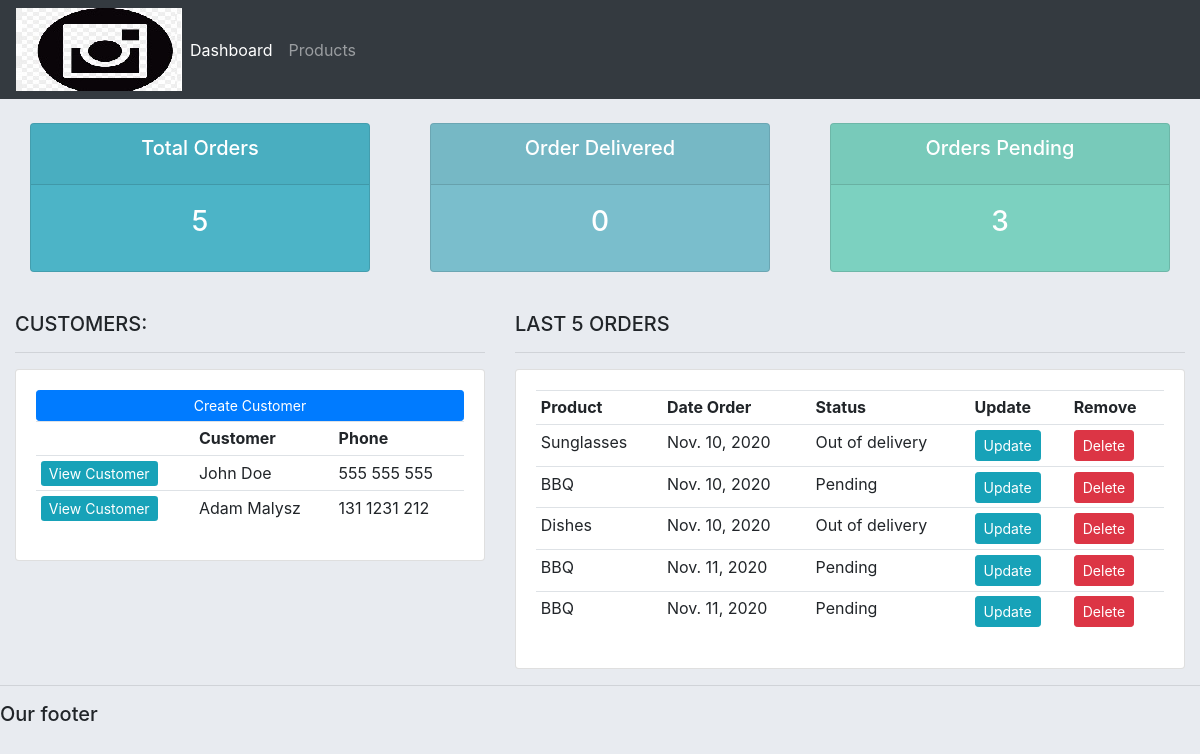
The page / on the database its author committed.
### accounts/models.py (models this page shows, shortened)
class Customer(models.Model):
    name = models.CharField(max_length=255, null=True)
    phone = models.CharField(max_length=255, null=True)
    email = models.CharField(max_length=255, null=True)
    date_created = models.DateField(auto_now_add=True, null=True)

class Order(models.Model):
    STATUS = (
        ('Pending', 'Pending'),
        ('Out of delivery', 'Out of delivery'),
        ('Delivered', 'Delivered')
    )
    customer = models.ForeignKey(
        Customer, null=True, on_delete=models.SET_NULL)
    product = models.ForeignKey(Product, null=True, on_delete=models.SET_NULL)
    date_created = models.DateField(auto_now_add=True, null=True)
    status = models.CharField(
        max_length=255, null=True, choices=STATUS)
    note = models.CharField(max_length=1000, null=True)

class Product(models.Model):
    CATEGORY = (
        ('In Door', 'In Door'),
        ('Out Door', 'Out Door')
    )
    name = models.CharField(max_length=255, null=True)
    price = models.FloatField(null=True)
    category = models.CharField(max_length=255, null=True, choices=CATEGORY)
    description = models.TextField(max_length=500, null=True)
    date_created = models.DateField(auto_now_add=True, null=True)
    tags = models.ManyToManyField(Tag)
    def __str__(self):
        return self.name

### accounts/views.py (the view)
# urls.py: path('', views.home, name='dashboard'),
def home(request):
    oreders = Order.objects.all()
    customers = Customer.objects.all()
    total_customers = customers.count()
    total_orders = oreders.count()
    delivered = oreders.filter(status='Delivered').count()
    pending = oreders.filter(status='Pending').count()
    context = {
        'orders': oreders,
        'customers': customers,
        'total_customers': total_customers,
        'total_orders': total_orders,
        'delivered': delivered,
        'pending': pending,
    }
    return render(request, 'accounts/dashboard.html', context)

### accounts/templates/accounts/dashboard.html
{% extends "accounts/main.html" %}
{% block content %}
{% include "accounts/status.html" %}
<br>
<div class="row">
    <div class="col-md-5">
        <h5>CUSTOMERS:</h5>
        <hr>
        <div class="card card-body">
            <a href="" class="btn btn-primary btn-sm btn-block">Create Customer</a>
            <table class="table table-sm">
                <tr>
                    <th></th>
                    <th>Customer</th>
                    <th>Phone</th>
                </tr>
                {% for customer in customers  %}
                <tr>
                    <td><a class="brn btn-sm btn-info" href=" {% url 'customer' customer.id %}"> View Customer</a></td>
                    <td>{{ customer.name }}</td>
                    <td> {{ customer.phone }}</td>
                </tr>
                {% endfor %}
            </table>
        </div>
    </div>
    <div class="col-md-7">
        <h5>LAST 5 ORDERS</h5>
        <hr>
        <div class="card card-body">
            <table class="table table-sm">
                <tr>
                    <th>Product</th>
                    <th>Date Order</th>
                    <th>Status</th>
                    <th>Update</th>
                    <th>Remove</th>
                </tr>
                {% for order in orders %}
                <tr>
                    <td>{{ order.product }}</td>
                    <td>{{ order.date_created }}</td>
                    <td>{{ order.status }}</td>
                    <td><a class="btn btn-sm btn-info" href="{% url 'update_order' order.id %}">Update</a></td>
                    <td><a class="btn btn-sm btn-danger" href="{% url 'delete_order' order.id %}">Delete</a></td>
                </tr>
                {% endfor %}
            </table>
        </div>
    </div>
</div>
{% endblock content %}

### static/css/main.css (style rules this page uses)
body { background-color: #e8ebf0; }
.row { margin-left: 0; margin-right: 0; }

### rows shown on the page
Customer: name "John Doe", phone "555 555 555"
Customer: name "Adam Malysz", phone "131 1231 212"
Order: product "Sunglasses", date_created "Nov. 10, 2020", status "Out of delivery"
Order: product "BBQ", date_created "Nov. 10, 2020", status "Pending"
Order: product "Dishes", date_created "Nov. 10, 2020", status "Out of delivery"
Order: product "BBQ", date_created "Nov. 11, 2020", status "Pending"
Order: product "BBQ", date_created "Nov. 11, 2020", status "Pending"

### other values the page prints
{{ total_orders }} "5"
{{ delivered }} "0"
{{ pending }} "3"
